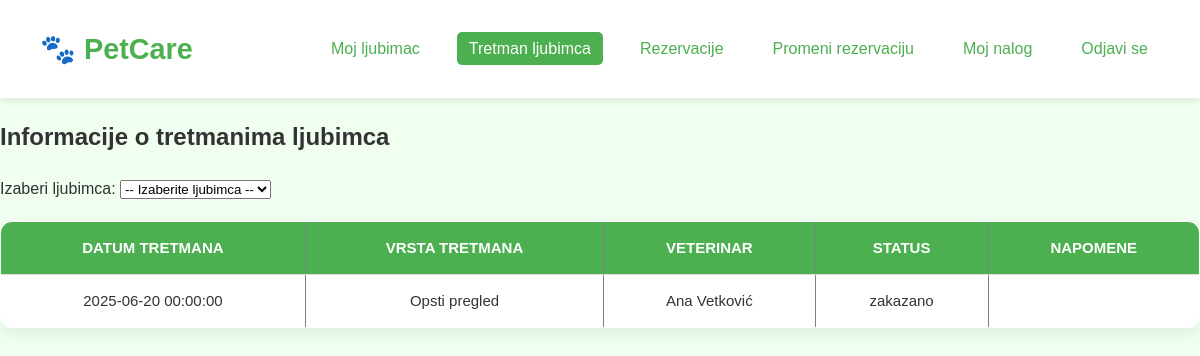
Page /pet_treatments.php?pet_id=2 (signed in) on the earlier database version.
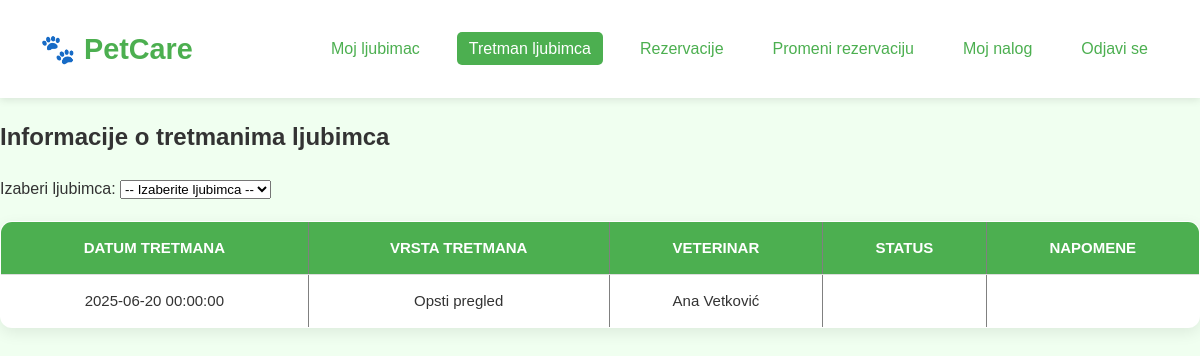
Same page on the later database version.
### tables this page shows
CREATE TABLE `appointments` (
  `id` int(10) UNSIGNED NOT NULL,
  `pet_id` int(10) UNSIGNED NOT NULL,
  `veterinarian_id` int(10) UNSIGNED NOT NULL,
  `service_id` int(10) UNSIGNED NOT NULL,
  `appointment_date` datetime NOT NULL,
  `start_time` time NOT NULL,
  `end_time` time NOT NULL,
  `time_slot` time DEFAULT NULL,
  `status` enum('scheduled','canceled','done') DEFAULT 'scheduled',
  `notes` text DEFAULT NULL,
  `created_at` datetime DEFAULT current_timestamp(),
  `reservation_code` varchar(100) DEFAULT NULL,
  `user_id` int(11) DEFAULT NULL,
  `schedule_id` int(11) DEFAULT NULL
);

CREATE TABLE `services` (
  `id` int(10) UNSIGNED NOT NULL,
  `name` varchar(100) NOT NULL,
  `description` text DEFAULT NULL,
  `price` decimal(10,2) NOT NULL CHECK (`price` >= 0)
);

### functions.php (called while the page is built, shortened)
<?php
function get_treatments_by_pet(PDO $pdo, int $pet_id): array {
    $stmt = $pdo->prepare("
        SELECT
            a.appointment_date,
            s.name AS service_name,
            CONCAT(u.first_name, ' ', u.last_name) AS vet_name,
            a.status,
            a.notes
        FROM appointments a
        JOIN services s ON a.service_id = s.id
        JOIN veterinarians v ON a.veterinarian_id = v.id
        JOIN users u ON v.user_id = u.id
        WHERE a.pet_id = ?
        ORDER BY a.appointment_date DESC
    ");
    $stmt->execute([$pet_id]);
    return $stmt->fetchAll(PDO::FETCH_ASSOC);
}

### pet_treatments.php (the view, shortened to what this page needs)
<?php
require_once 'functions.php';
$selectedPetId = $_GET['pet_id'] ?? '';
$treatments = $selectedPetId ? get_treatments_by_pet($pdo, $selectedPetId) : [];
?>
<!DOCTYPE html>
<html lang="sr">
<head>
    <link rel="stylesheet" href="css/css.css">
</head>
<body>
<header>
    <div class="logo">🐾 PetCare</div>
    <nav>
        <ul>
            <li><a href="pet_information.php">Moj ljubimac</a></li>
            <li><a href="pet_treatments.php" class="active">Tretman ljubimca</a></li>
            <li><a href="users_reservation.php">Rezervacije</a></li>
            <li><a href="change_reservation.php">Promeni rezervaciju</a></li>
            <li><a href="user_information.php">Moj nalog</a></li>
            <li><a href="logout.php">Odjavi se</a></li>
        </ul>
    </nav>
</header>
<h2>Informacije o tretmanima ljubimca</h2>
<form method="GET" action="">
    <label for="pet_id">Izaberi ljubimca:</label>
    <select name="pet_id" id="pet_id" onchange="this.form.submit()">
        <option value="">-- Izaberite ljubimca --</option>
    </select>
</form>
<?php if ($selectedPetId && count($treatments) > 0): ?>
    <table border="1" cellpadding="5" cellspacing="0">
        <thead>
        <tr>
            <th>Datum tretmana</th>
            <th>Vrsta tretmana</th>
            <th>Veterinar</th>
            <th>Status</th>
            <th>Napomene</th>
        </tr>
        </thead>
        <tbody>
        <?php foreach ($treatments as $t): ?>
            <tr>
                <td><?= htmlspecialchars($t['appointment_date']) ?></td>
                <td><?= htmlspecialchars($t['service_name']) ?></td>
                <td><?= htmlspecialchars($t['vet_name']) ?></td>
                <td><?= htmlspecialchars($t['status']) ?></td>
                <td><?= htmlspecialchars($t['notes']) ?></td>
            </tr>
        <?php endforeach; ?>
        </tbody>
    </table>
<?php endif; ?>
</body>
</html>

### css/css.css (style rules this page uses)
html, body { height: 100%; margin: 0; padding: 0; box-sizing: border-box; font-family: 'Segoe UI', sans-serif; }
body { display: flex; flex-direction: column; min-height: 100vh; background-color: #eaffea; color: #333; line-height: 1.6; }
a { text-decoration: none; color: #4caf50; }
header { background-color: #ffffff; padding: 20px 40px; display: flex; justify-content: space-between; align-items: center; box-shadow: 0 2px 8px rgba(0,0,0,0.1); position: sticky; top: 0; z-index: 999; }
.logo { font-size: 1.8rem; font-weight: bold; color: #4caf50; }
nav ul { list-style: none; display: flex; gap: 25px; }
nav ul li a { padding: 8px 12px; border-radius: 5px; transition: background 0.3s ease; }
nav ul li a:hover, nav ul li a.active { background-color: #4caf50; color: white; }
body { margin: 0; padding: 0; font-family: sans-serif; background: #f0fff0; }
table { width: 100%; border-collapse: collapse; border-radius: 12px; overflow: hidden; box-shadow: 0 5px 15px rgba(0, 0, 0, 0.08); background-color: white; margin-top: 20px; }
table th, table td { padding: 14px 18px; text-align: center; border-bottom: 1px solid #ddd; font-size: 15px; }
table th { background-color: #4caf50; color: white; font-weight: 600; text-transform: uppercase; }

Differences in the rows shown:
changed appointments "Opsti pregled": status "zakazano" → (not shown)
